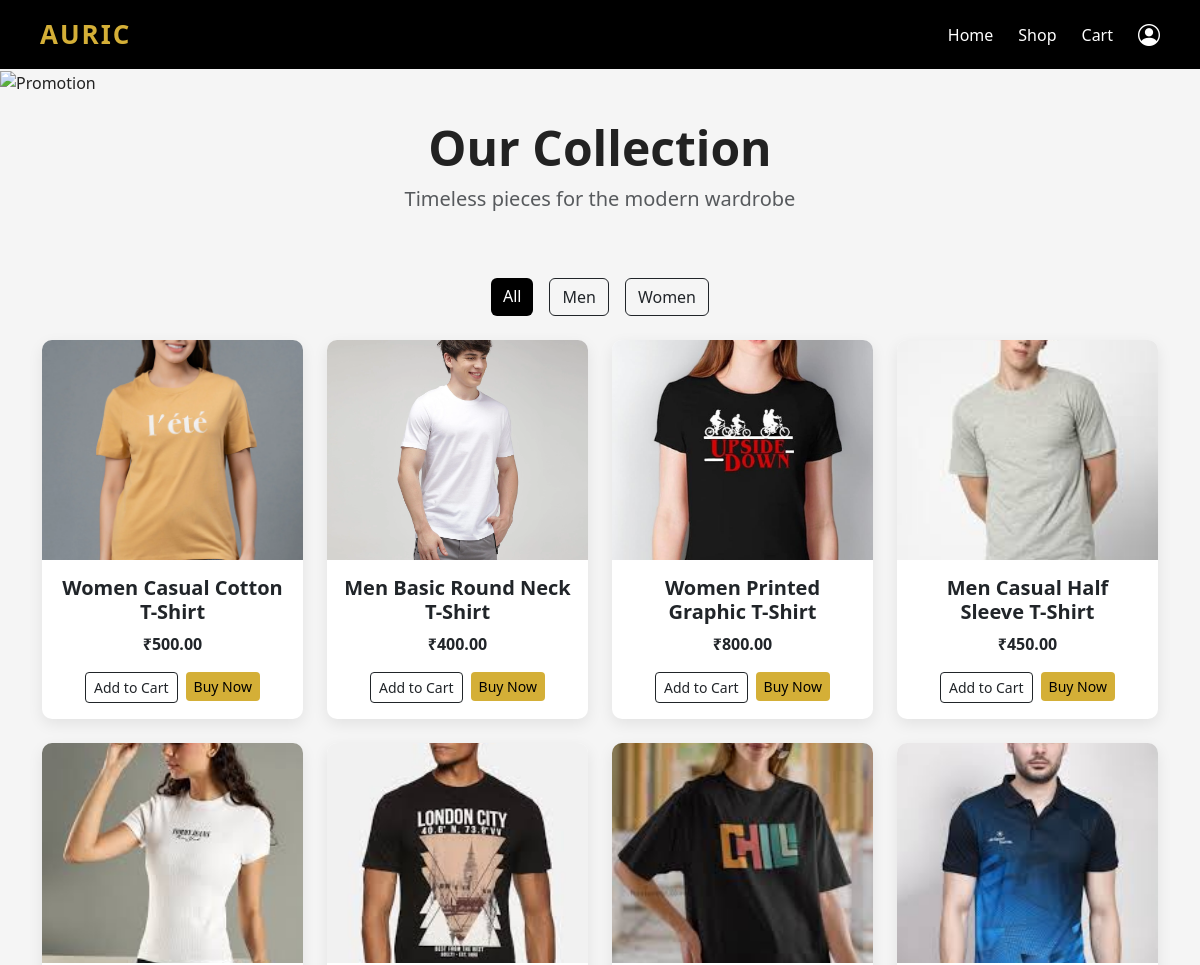
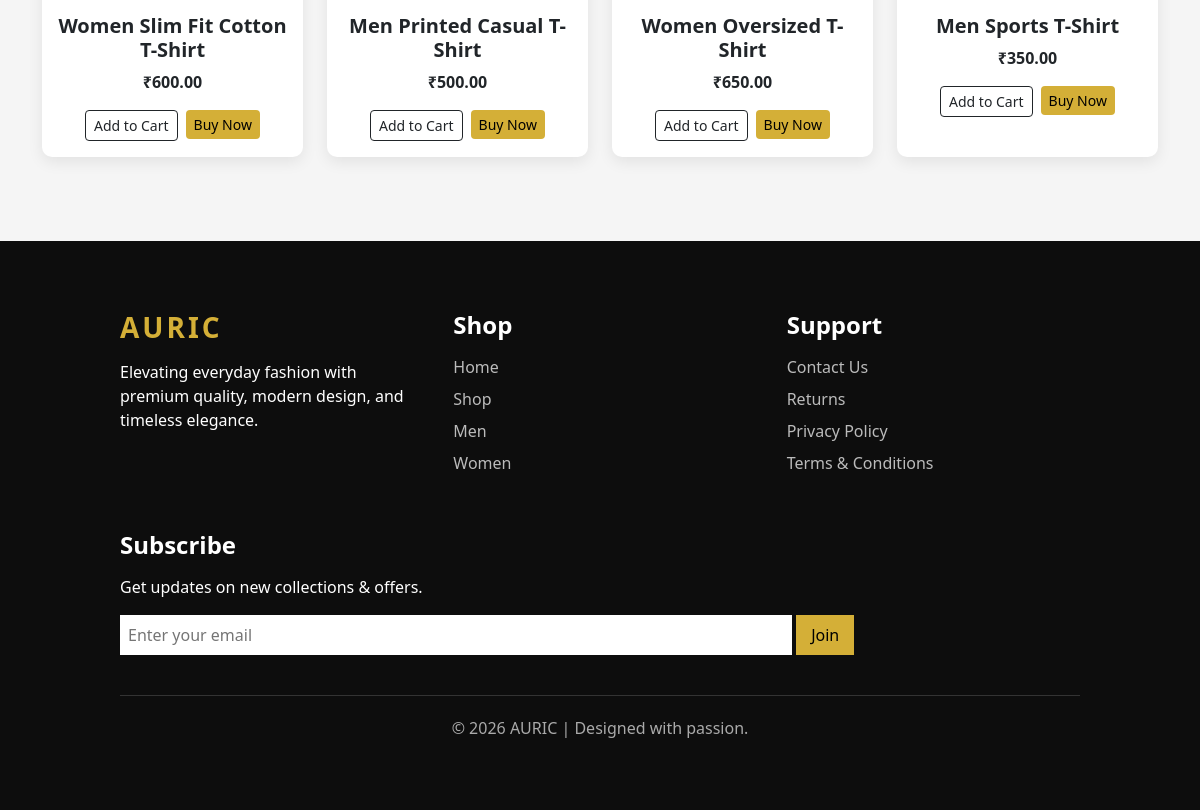
/shop/ (signed in), run on the app's committed database (2 pictures, top to bottom).
### auric1/models.py (models this page shows, shortened)
class Product(models.Model):
    CATEGORY_CHOICES = [
        ('men', 'Men'),
        ('women', 'Women'),
        ('unisex', 'Unisex'),
    ]
    name = models.CharField(max_length=200)
    price = models.DecimalField(max_digits=10, decimal_places=2)
    image = models.ImageField(upload_to='products/')
    description = models.TextField(blank=True)
    category = models.CharField(max_length=20, choices=CATEGORY_CHOICES, default='unisex')
    sizes = models.ManyToManyField(Size, blank=True)   # Many sizes per product

### auric1/views.py (the view)
# urls.py: path('shop/', views.shop, name='shop'),
@login_required
def shop(request):
    category = request.GET.get('category')
    if category and category != 'all':
        products = Product.objects.filter(category=category)
    else:
        products = Product.objects.all()
    return render(request, 'auric1/shop.html', {'products': products, 'current_category': category})

### auric1/templates/auric1/shop.html (shortened to what this page needs)
{% extends 'auric1/base.html' %}
{% load static %}
{% block content %}
<div class="promo-image-container">
    <img src="https://images.unsplash.com/photo-1441984904996-e0b6ba687e04"
         alt="Promotion"
         class="promo-image">
</div>
<section class="shop-header py-4">
    <div class="container text-center">
        <h1 class="display-5 fw-bold">Our Collection</h1>
        <p class="lead text-muted">Timeless pieces for the modern wardrobe</p>
    </div>
</section>
<div class="container mt-4">
    <div class="d-flex justify-content-center gap-3 flex-wrap">
        <a href="{% url 'shop' %}?category=all"
           class="btn {% if current_category == 'all' or not current_category %}btn-dark{% else %}btn-outline-dark{% endif %}">
           All
        </a>
        <a href="{% url 'shop' %}?category=men"
           class="btn {% if current_category == 'men' %}btn-dark{% else %}btn-outline-dark{% endif %}">
           Men
        </a>
        <a href="{% url 'shop' %}?category=women"
           class="btn {% if current_category == 'women' %}btn-dark{% else %}btn-outline-dark{% endif %}">
           Women
        </a>
    </div>
</div>
<div class="container py-4">
    <div class="row g-4">
        {% for product in products %}
        <div class="col-md-6 col-lg-3">
            <div class="card product-card h-100 border-0">
                <a href="{% url 'product_detail' product.id %}" class="text-decoration-none">
                    <div class="product-img">
                        <img src="{{ product.image.url }}" class="card-img-top" alt="{{ product.name }}">
                    </div>
                </a>
                <div class="card-body text-center">
                    <a href="{% url 'product_detail' product.id %}" class="text-decoration-none text-dark">
                        <h5 class="card-title">{{ product.name }}</h5>
                    </a>
                    <p class="card-text fw-bold">₹{{ product.price }}</p>
                    <div class="d-flex gap-2 justify-content-center">
                        <form method="post" action="{% url 'add_to_cart' product.id %}">
                            <button type="submit" class="btn btn-outline-dark btn-sm">
                                Add to Cart
                            </button>
                        </form>
                        <form method="post" action="{% url 'buy_now' product.id %}">
                            <button type="submit" class="btn btn-gold btn-sm">
                                Buy Now
                            </button>
                        </form>
                    </div>
                </div>
            </div>
        </div>
        {% empty %}
            <p class="text-center">No products found.</p>
        {% endfor %}
    </div>
</div>
{% include 'auric1/footer.html' %}
{% endblock %}

### auric1/static/auric1/style.css (style rules this page uses)
body { margin:0; font-family: 'Segoe UI', Arial, sans-serif; background:#f5f5f5; color:#222; }
h1,h2,h3,h4,h5 { font-weight:600; }
.product-card { background:white; border-radius:10px; overflow:hidden; transition:0.3s; box-shadow:0 5px 15px rgba(0,0,0,0.08); }
.product-img { height:300px; overflow:hidden; }
.product-img img { width:100%; height:100%; object-fit:cover; transition:0.4s; }
.product-img { height:220px; overflow:hidden; }
.product-img img { width:100%; height:100%; object-fit:cover; }
.promo-image { width:100%; height:500px; object-fit:cover; }
.btn-dark { background:black; border:none; }
.btn-gold { background:#d4af37; color:black; border:none; }
.product-card { transition:0.3s; }

### data on the page
Product: image (picture), name "Women Casual Cotton T-Shirt", price "500.00"
Product: image (picture), name "Men Basic Round Neck T-Shirt", price "400.00"
Product: image (picture), name "Women Printed Graphic T-Shirt", price "800.00"
Product: image (picture), name "Men Casual Half Sleeve T-Shirt", price "450.00"
Product: image (picture), name "Women Slim Fit Cotton T-Shirt", price "600.00"
Product: image (picture), name "Men Printed Casual T-Shirt", price "500.00"
Product: image (picture), name "Women Oversized T-Shirt", price "650.00"
Product: image (picture), name "Men Sports T-Shirt", price "350.00"
